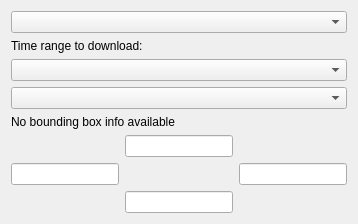
                  <widget class="QWidget" name="tab_WCS_2">
                   <attribute name="title">
                    <string>WCS</string>
                   </attribute>
                   <layout class="QGridLayout" name="gridLayout_11">
                    <item row="0" column="0">
                     <layout class="QVBoxLayout" name="tab_WCS_layout_2">
                      <item>
                       <widget class="QComboBox" name="combo_wcs_coverage_2">
                        <property name="minimumSize">
                         <size>
                          <width>22</width>
                          <height>22</height>
                         </size>
                        </property>
                       </widget>
                      </item>
                      <item>
                       <widget class="QLabel" name="WCSLabelTimeRange_2">
                        <property name="maximumSize">
                         <size>
                          <width>16777215</width>
                          <height>25</height>
                         </size>
                        </property>
                        <property name="text">
                         <string>Time range to download:</string>
                        </property>
                       </widget>
                      </item>
                      <item>
                       <widget class="QComboBox" name="combo_wcs_time_2">
                        <property name="toolTip">
                         <string>First time value to download for this layer</string>
                        </property>
                       </widget>
                      </item>
                      <item>
                       <widget class="QComboBox" name="combo_wcs_time_last_2">
                        <property name="toolTip">
                         <string>Last time value to download for this layer
(If set, will download all the layers between the first and last times)</string>
                        </property>
                       </widget>
                      </item>
                      <item>
                       <widget class="QLabel" name="WCSBoundingBoxInfo_2">
                        <property name="sizePolicy">
                         <sizepolicy hsizetype="Minimum" vsizetype="Minimum">
                          <horstretch>0</horstretch>
                          <verstretch>0</verstretch>
                         </sizepolicy>
                        </property>
                        <property name="maximumSize">
                         <size>
                          <width>200</width>
                          <height>20</height>
                         </size>
                        </property>
                        <property name="text">
                         <string>No bounding box info available</string>
                        </property>
                       </widget>
                      </item>
                      <item>
                       <layout class="QGridLayout" name="WCS_Bounds_2">
                        <item row="2" column="1">
                         <widget class="QLineEdit" name="WCS_southBound_2"/>
                        </item>
                        <item row="0" column="1">
                         <widget class="QLineEdit" name="WCS_northBound_2"/>
                        </item>
                        <item row="1" column="0">
                         <widget class="QLineEdit" name="WCS_westBound_2"/>
                        </item>
                        <item row="1" column="2">
                         <widget class="QLineEdit" name="WCS_eastBound_2"/>
                        </item>
                       </layout>
                      </item>
                     </layout>
                    </item>
                   </layout>
                  </widget>
